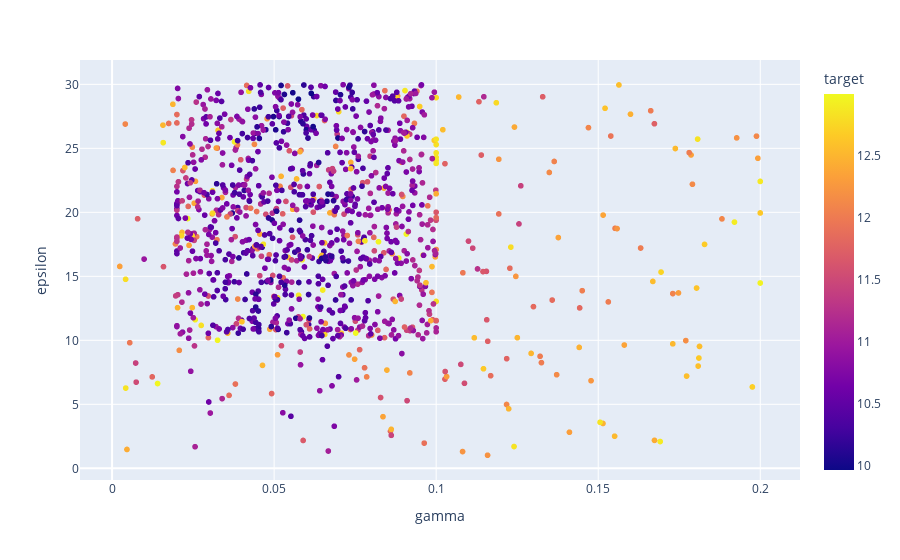

The notebook cell saved with this chart:
### Code cell
px.scatter(df1, x="gamma", y="epsilon", color="target")

### Figure 1 — Plotly figure (JSON) as saved in the notebook; plotly's stock layout.template omitted (floating-point values rounded to 4 significant figures; data arrays with more than 128 entries replaced by an {"elided": "..."} marker saying what was removed)
{"data": [{"hovertemplate": "gamma=%{x}<br>epsilon=%{y}<br>target=%{marker.color}<extra></extra>", "legendgroup": "", "marker": {"color": {"elided": "1155 float values"}, "coloraxis": "coloraxis", "symbol": "circle"}, "mode": "markers", "name": "", "showlegend": false, "type": "scattergl", "x": {"elided": "1155 float values"}, "xaxis": "x", "y": {"elided": "1155 float values"}, "yaxis": "y"}], "layout": {"coloraxis": {"colorbar": {"title": {"text": "target"}}, "colorscale": [[0, "#0d0887"], [0.1111, "#46039f"], [0.2222, "#7201a8"], [0.3333, "#9c179e"], [0.4444, "#bd3786"], [0.5556, "#d8576b"], [0.6667, "#ed7953"], [0.7778, "#fb9f3a"], [0.8889, "#fdca26"], [1, "#f0f921"]]}, "legend": {"tracegroupgap": 0}, "margin": {"t": 60}, "xaxis": {"anchor": "y", "domain": [0, 1], "title": {"text": "gamma"}}, "yaxis": {"anchor": "x", "domain": [0, 1], "title": {"text": "epsilon"}}}}
